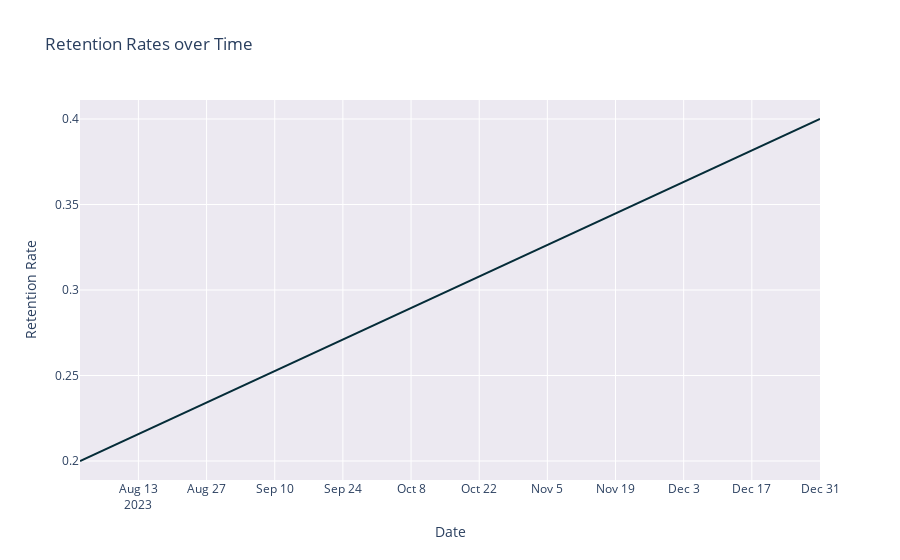

Notebook code for this chart:
### Code cell
# Plot retention rates
rr_fig = go.Figure(data=go.Scatter(x=adspend_df['date'], y=retention_rates, name='Retention Rates'))
rr_fig.update_traces(line_color='#052c38')
rr_fig.update_layout(plot_bgcolor='#ece9f1')
rr_fig.update_layout(title='Retention Rates over Time', xaxis_title='Date', yaxis_title='Retention Rate') # #ece9f1
rr_fig.show()

### Figure 1 — Plotly figure (JSON) as saved in the notebook; plotly's stock layout.template omitted (floating-point values rounded to 4 significant figures; data arrays with more than 128 entries replaced by an {"elided": "..."} marker saying what was removed)
{"data": [{"line": {"color": "#052c38"}, "name": "Retention Rates", "type": "scatter", "x": {"elided": "153 str values"}, "y": {"elided": "153 float values"}}], "layout": {"plot_bgcolor": "#ece9f1", "title": {"text": "Retention Rates over Time"}, "xaxis": {"title": {"text": "Date"}}, "yaxis": {"title": {"text": "Retention Rate"}}}}
